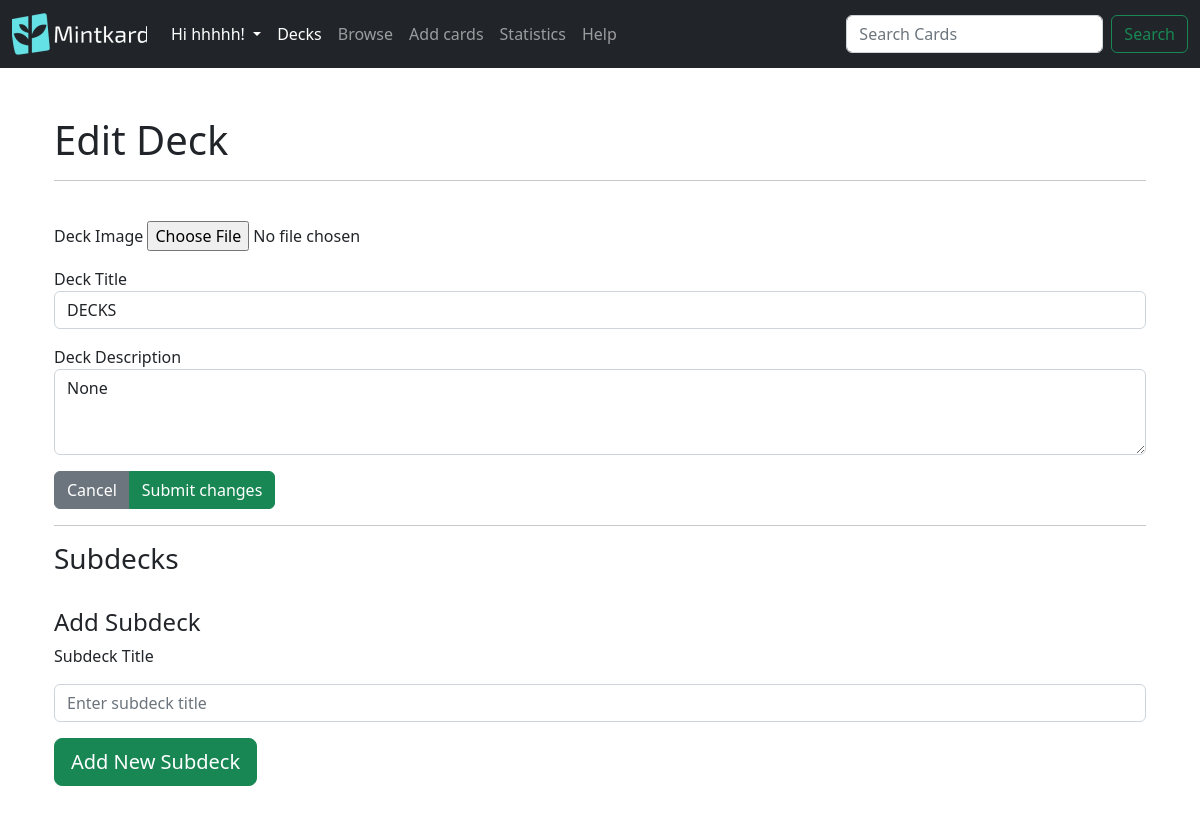
/decks/edit-deck/29 (signed in), run on an earlier commit of the app's database.
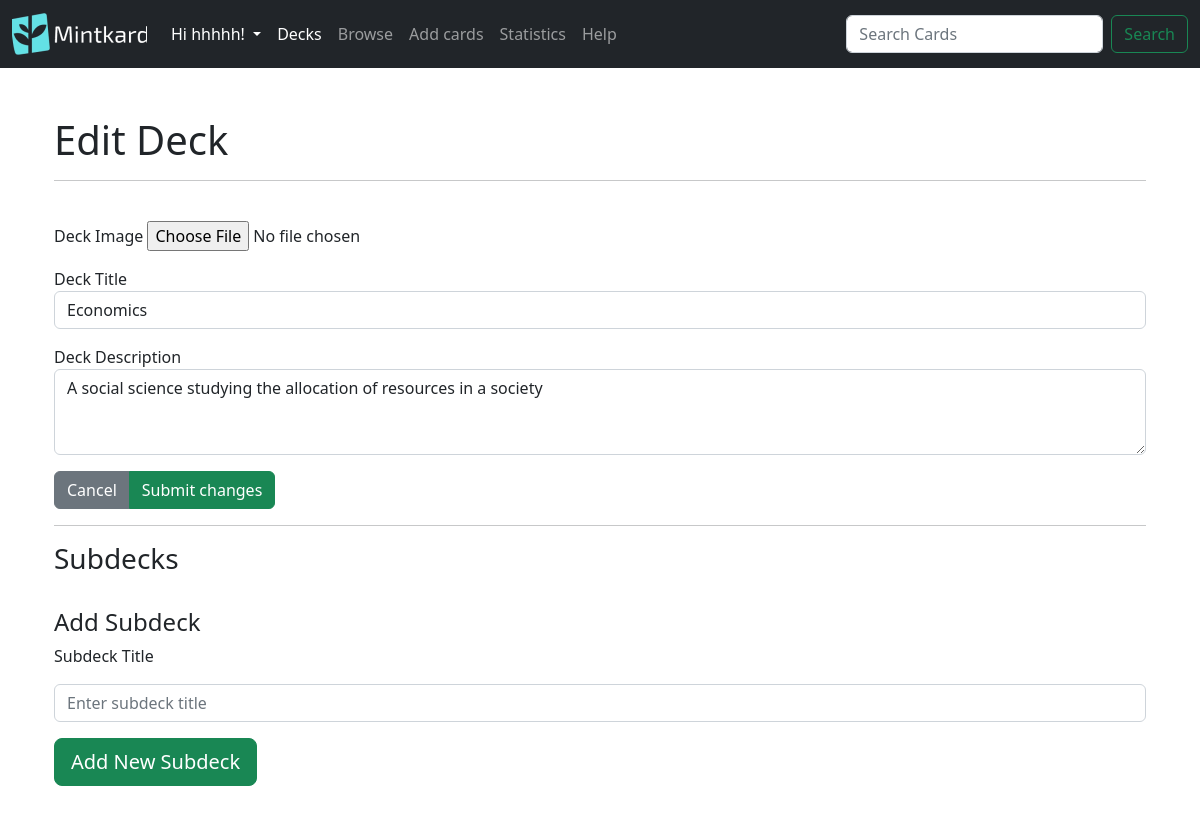
And on a later commit of the database.
### mintkard/models.py (models this page shows)
class Deck(db.Model):
    id = db.Column(db.Integer, primary_key=True)
    name = db.Column(db.String(100),nullable=False)
    description = db.Column(db.String(100))
    date = db.Column(db.DateTime(timezone=True),default=func.now())
    image_hash = db.Column(db.String, nullable=True)#new
    parent_id = db.Column(db.Integer, db.ForeignKey('deck.id'))#This is the foreign key for the parent deck
    children_deck = db.relationship('Deck',backref=db.backref('parent', remote_side=[id]),primaryjoin='Deck.parent_id == Deck.id')#This is the relationship for the child deck, the backref is the parent deck, the primaryjoin is the foreign key for the child deck
    cards = db.relationship('Card',lazy= True,cascade='all, delete-orphan',backref='deck')#cascade will delete all the cards in the deck if its deleted
    user_id = db.Column(db.Integer, db.ForeignKey('user.id'))

### mintkard/decks.py (the view, shortened to what this page needs)
@login_required
@decks.route('/edit-deck/<int:deck_id>',methods=['GET','POST'])
def edit_deck(deck_id):
    try:
        current_deck = Deck.query.filter_by(id=deck_id,user_id =current_user.id).first()#.all()    parent_id=None,
    except Exception as e:
        flash('Error : {}'.format(e),category='danger')
    if current_deck is None:
        flash('Deck id cannot be found',category='danger')
        return redirect(url_for('decks.decks_route'),code=301)
    return render_template("edit_deck.html",deck=current_deck)

### mintkard/decks.py (called while the page is built)
@decks.before_request
@login_required
def before_request():
    try:
        g.fmanager = FlashcardManager(user=current_user.id, app=current_app)
        g.fmanagerstats = FlashcardManagerStats(user=current_user.id, app=current_app)
        g.fmanagerstats_public = FlashcardManagerPublicStats(user=None,app=current_app)#there is no user as it gets the apps average data
    except Exception as e:
        flash('Error inilizing flashcard manager: {}'.format(e),category='danger')

### mintkard/templates/edit_deck.html (shortened to what this page needs)
{% extends 'layout.html' %}
{% block body %}
<div class="container my-5">
  <h1>
    Edit Deck
  </h1>
  <hr>
  <br>
  <form method="post" enctype="multipart/form-data">
    <div class="d-grid gap-3">
      <div class="form-group">
        <label for="deckImage">Deck Image</label>
        <input type="file" name="image" accept="image/*">
      </div>
      <div class="form-group">
        <label for="deckTitle">Deck Title</label>
        <input type="text" class="form-control" name="name" value="{{deck.name}}">
      </div>
      <div class="form-group">
        <label for="deckDescription">Deck Description</label>
        <textarea class="form-control" name="description" rows="3">{{deck.description}}</textarea>
      </div>
    </div>
    <div class="btn-group mt-3">
      <a type="button" class="btn btn-secondary" href="/decks/">Cancel</a>
      <input type="submit" class="btn btn-success" name="submit" value="Submit changes"></input>
    </div>
  </form>
  <hr>
  <h3>Subdecks</h3>
  <br>
  <h4> Add Subdeck</h4>
  <form method="post">
    <div class="form-group d-grid gap-3">
      <label for="subdeck_title">Subdeck Title</label>
      <input type="text" class="form-control" name="subdeck_name" id="subdeck_title" placeholder="Enter subdeck title">
    </div>
    <div class="btn-group mt-3">
      <button type="submit" class="btn btn-success btn-lg" name="add_subdeck" value="add">Add New Subdeck</button>
    </div>
  </form>
</div>
{% endblock %}

What changed in the data, as far as the page shows it:
changed Deck: name "DECKS" → "Economics"; description "None" → "A social science studying the allocation of resources in a society"
